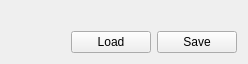
<?xml version="1.0" encoding="UTF-8"?>
<ui version="4.0">
 <class>Labirint</class>
 <widget class="QWidget" name="Labirint">
  <property name="geometry">
   <rect>
    <x>0</x>
    <y>0</y>
    <width>248</width>
    <height>64</height>
   </rect>
  </property>
  <property name="windowTitle">
   <string>Form</string>
  </property>
  <layout class="QHBoxLayout" name="horizontalLayout">
   <item>
    <layout class="QVBoxLayout" name="verticalLayout">
     <item>
      <widget class="Minimap" name="w_minimap" native="true"/>
     </item>
     <item>
      <spacer name="verticalSpacer">
       <property name="orientation">
        <enum>Qt::Vertical</enum>
       </property>
       <property name="sizeHint" stdset="0">
        <size>
         <width>20</width>
         <height>40</height>
        </size>
       </property>
      </spacer>
     </item>
    </layout>
   </item>
   <item>
    <layout class="QVBoxLayout" name="verticalLayout_2">
     <item>
      <widget class="World" name="w_world" native="true"/>
     </item>
     <item>
      <layout class="QHBoxLayout" name="horizontalLayout_2">
       <item>
        <widget class="QPushButton" name="btn_load">
         <property name="text">
          <string>Load</string>
         </property>
        </widget>
       </item>
       <item>
        <widget class="QPushButton" name="btn_save">
         <property name="text">
          <string>Save</string>
         </property>
        </widget>
       </item>
      </layout>
     </item>
    </layout>
   </item>
  </layout>
 </widget>
 <customwidgets>
  <customwidget>
   <class>Minimap</class>
   <extends>QWidget</extends>
   <header>minimap.hpp</header>
   <container>1</container>
  </customwidget>
  <customwidget>
   <class>World</class>
   <extends>QWidget</extends>
   <header>world.hpp</header>
   <container>1</container>
  </customwidget>
 </customwidgets>
 <resources/>
 <connections/>
</ui>
